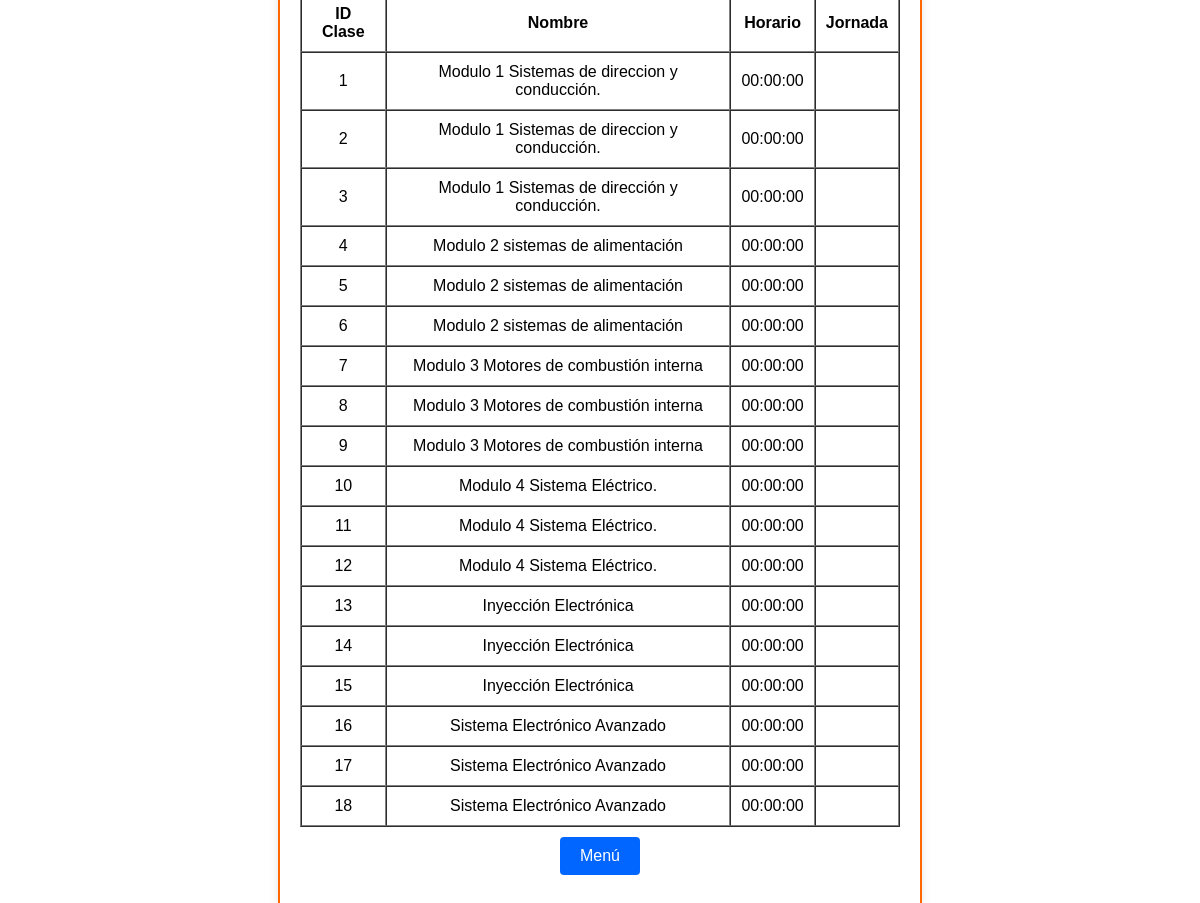
/lista_clases.php (signed in), run on the app's committed database.
### tables this page shows
CREATE TABLE `clases` (
  `id` int(11) NOT NULL,
  `nombre` varchar(255) NOT NULL,
  `horario` time NOT NULL,
  `jornada` enum('Mañana','Tarde','Noche') NOT NULL
);

### lista_clases.php (the view, shortened to what this page needs)
<!DOCTYPE html>
<html lang="es">
<head>
    <link rel="stylesheet" href="estilos.css">
</head>
<body>
<div class="container">
    <table border="1" cellpadding="10" cellspacing="0">
        <tr>
            <th>ID Clase</th>
            <th>Nombre</th>
            <th>Horario</th>
            <th>Jornada</th>
        </tr>
        <?php
        require 'config.php';
        $stmt = $pdo->query("SELECT * FROM Clases");
        while ($row = $stmt->fetch(PDO::FETCH_ASSOC)) {
            echo "<tr>";
            echo "<td>{$row['id']}</td>";
            echo "<td>{$row['nombre']}</td>";
            echo "<td>{$row['horario']}</td>";
            echo "<td>{$row['jornada']}</td>";
            echo "</tr>";
        }
        ?>
    </table>
    <button onclick="window.location.href='index.php';">Menú</button>
</div>
</body>
</html>

### estilos.css (style rules this page uses)
body { background-color: #ffffff; font-family: Arial, sans-serif; margin: 0; padding: 0; display: flex; justify-content: center; align-items: center; height: 100vh; }
.container { width: 50%; padding: 20px; border: 2px solid #ff6600; border-top-color: #0066ff; background-color: #ffffff; text-align: center; box-shadow: 0px 0px 10px rgba(0, 0, 0, 0.1); }
input[type="submit"], button { background-color: #0066ff; color: white; padding: 10px 20px; border: none; border-radius: 4px; cursor: pointer; font-size: 16px; margin: 10px 0; }

### data on the page
clases: id "1", nombre "Modulo 1 Sistemas de direccion y conducción.", horario "00:00:00"
clases: id "2", nombre "Modulo 1 Sistemas de direccion y conducción.", horario "00:00:00"
clases: id "3", nombre "Modulo 1 Sistemas de dirección y conducción.", horario "00:00:00"
clases: id "4", nombre "Modulo 2 sistemas de alimentación", horario "00:00:00"
clases: id "5", nombre "Modulo 2 sistemas de alimentación", horario "00:00:00"
clases: id "6", nombre "Modulo 2 sistemas de alimentación", horario "00:00:00"
clases: id "7", nombre "Modulo 3 Motores de combustión interna", horario "00:00:00"
clases: id "8", nombre "Modulo 3 Motores de combustión interna", horario "00:00:00"
clases: id "9", nombre "Modulo 3 Motores de combustión interna", horario "00:00:00"
clases: id "10", nombre "Modulo 4 Sistema Eléctrico.", horario "00:00:00"
clases: id "11", nombre "Modulo 4 Sistema Eléctrico.", horario "00:00:00"
clases: id "12", nombre "Modulo 4 Sistema Eléctrico.", horario "00:00:00"
clases: id "13", nombre "Inyección Electrónica", horario "00:00:00"
clases: id "14", nombre "Inyección Electrónica", horario "00:00:00"
clases: id "15", nombre "Inyección Electrónica", horario "00:00:00"
clases: id "16", nombre "Sistema Electrónico Avanzado", horario "00:00:00"
clases: id "17", nombre "Sistema Electrónico Avanzado", horario "00:00:00"
clases: id "18", nombre "Sistema Electrónico Avanzado", horario "00:00:00"
